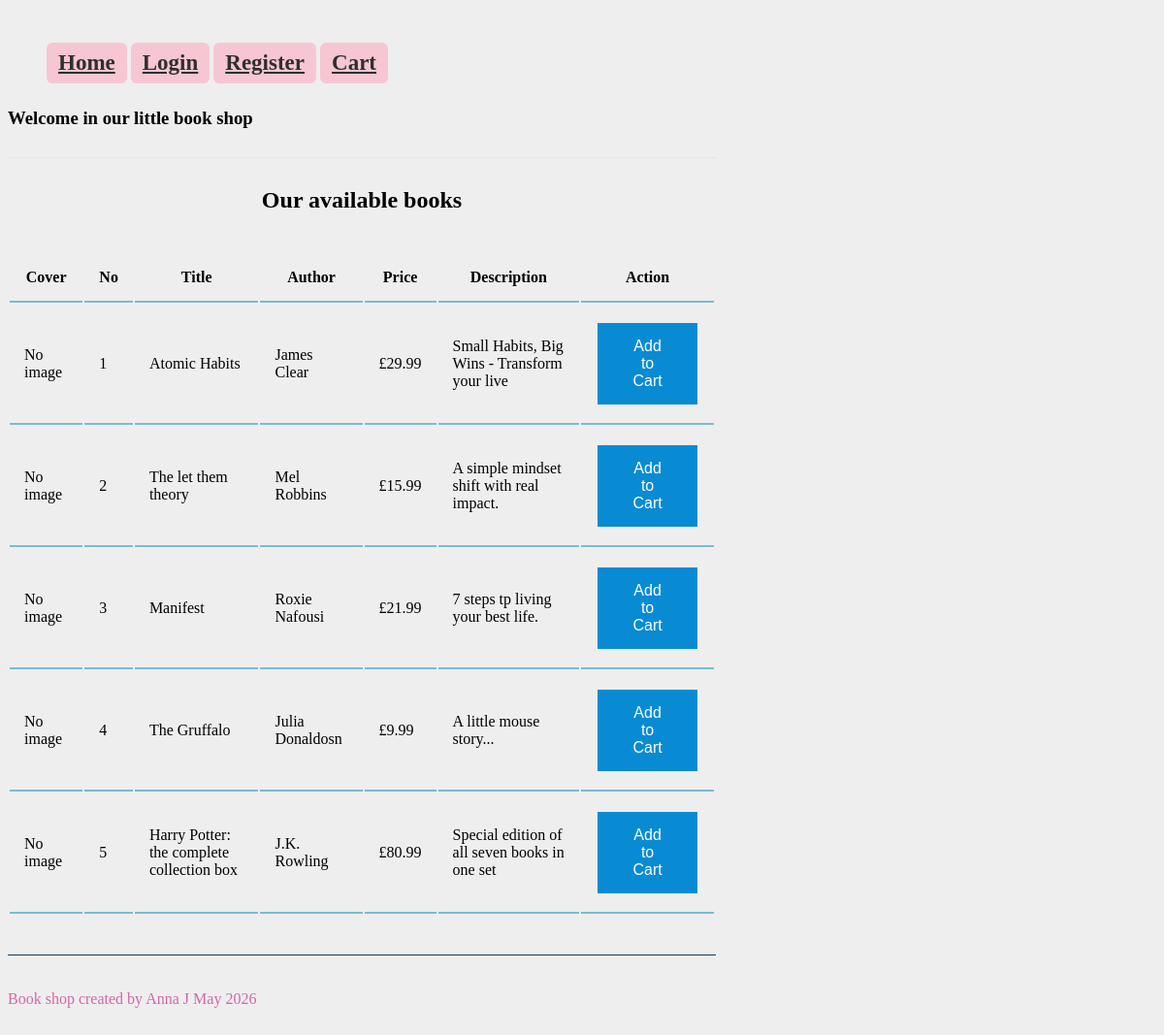
The page / on the database its author committed.
### tables this page shows
CREATE TABLE IF NOT EXISTS products (
        id          INT(11) UNSIGNED AUTO_INCREMENT PRIMARY KEY,
        title       VARCHAR(100)  NOT NULL,
        author      VARCHAR(100)  NOT NULL,
        price       DECIMAL(6,2)  NOT NULL,
        description TEXT,
        image       VARCHAR(255)  DEFAULT NULL,
        date        TIMESTAMP     DEFAULT CURRENT_TIMESTAMP
    );

### common.php (called while the page is built)
<?php
function escape($data) {
    $data = htmlspecialchars($data, ENT_QUOTES | ENT_SUBSTITUTE, "UTF-8");
    $data = trim($data);
    $data = stripslashes($data);
    return ($data);
};
?>

### public/index.php (the view, shortened to what this page needs)
<?php
    try {
        require "../common.php";
        require_once '../src/DBconnect.php';
        $sql = "SELECT * FROM products";
        $statement = $connection->prepare($sql);
        $statement->execute();
        $result = $statement->fetchAll();
    } catch(PDOException $error) {
        echo $sql . "<br>" . $error->getMessage();
    }
    ?>
    <?php require_once '../template/header_login.php'; ?>
    </head>
    <body>
    <div class="container">
      <div class="header clearfix">
        <nav>
          <ul>
            <li><a href="index.php">Home</a></li>
            <li><a href="login.php">Login</a></li>
            <li><a href="register.php">Register</a></li>
            <li><a href="cart.php">Cart</a></li>
          </ul>
        </nav>
        <h3 class="text-muted">Welcome in our little book shop</h3>
      </div>
      <div class="mainarea">
        <h2>Our available books</h2>
      </div>
      <div class="row marketing">
        <?php if (isset($result) && count($result) > 0) { ?>
        <table>
          <thead>
            <tr>
              <th>Cover</th>
              <th>No</th><th>Title</th><th>Author</th>
              <th>Price</th><th>Description</th><th>Action</th>
            </tr>
          </thead>
          <tbody>
          <?php foreach ($result as $row) { ?>
            <tr>
               <td>
          <?php if (!empty($row['image'])) { ?>
              <img src="uploads/<?php echo escape($row['image']); ?>" width="60">
          <?php } else { ?>
              No image
          <?php } ?>
      </td>
              <td><?php echo escape($row['id']); ?></td>
              <td><?php echo escape($row['title']); ?></td>
              <td><?php echo escape($row['author']); ?></td>
              <td>&pound;<?php echo escape($row['price']); ?></td>
              <td><?php echo escape($row['description']); ?></td>
              <td>
                <form method="post" enctype="multipart/form-data">
                  <button name="add_to_cart" class="button" type="submit">
                    Add to Cart</button>
                </form>
              </td>
            </tr>
          <?php } ?>
          </tbody>
        </table>
        <?php } else { ?>
          <p>No products found.</p>
        <?php } ?>
      </div>
    <?php require_once '../template/footer.php'; ?>

### template/header_login.php (shortened to what this page needs)
<!DOCTYPE html>
<html>
<head>
    <link rel="stylesheet" type="text/css" href="../css/signin.css">
    <link rel="stylesheet" type="text/css" href="../css/stylesheet.css">

### template/footer.php
<footer class="footer">
      <p>Book shop created by Anna J May 2026</p>
  </footer>
  </div>
  </body>
  </html>

### css/signin.css (style rules this page uses)
body { padding-top: 40px; padding-bottom: 40px; background-color: #eee; }
.button { background-color: #088BD3; border: none; color: white; padding: 15px 32px; text-align: center; text-decoration: none; display: inline-block; font-size: 16px; margin: 4px 2px; cursor: pointer; }

### css/stylesheet.css (style rules this page uses)
body { padding-top: 20px; padding-bottom: 20px; }
.header, .marketing, .footer { padding-right: 15px; padding-left: 15px; background-color: #eee; }
.header { padding-bottom: 20px; border-bottom: 1px solid #e5e5e5; }
.header h3 { margin-top: 0; margin-bottom: 0; line-height: 40px; }
.footer { padding-top: 20px; color: #d068a5; border-top: 1px solid #153752; }
@media (min-width: 768px) { .container { max-width: 730px; } }
.mainarea { text-align: center; border-bottom: 1px solid #e5e5e5; }
.marketing { margin: 40px 0; }
@media screen and (min-width: 768px) { .header, .marketing, .footer { padding-right: 0; padding-left: 0; } }
@media screen and (min-width: 768px) { .header { margin-bottom: 30px; } }
@media screen and (min-width: 768px) { .mainarea { border-bottom: 0; } }
ul li a { display: inline-block; padding: 8px 12px; background: #f7c6d3; color: #2f2f2f; border-radius: 6px; font-weight: 600; }
li { display: inline; background-color: #8bb1c6; color: white; font-size: 23px; }
td, th { padding: 15px; border-bottom: 2px solid #7abbd1; }

### rows shown on the page
products: shows "No image", id "1", title "Atomic Habits", author "James Clear", price "29.99", description "Small Habits, Big Wins - Transform your live"
products: shows "No image", id "2", title "The let them theory", author "Mel Robbins", price "15.99", description "A simple mindset shift with real impact."
products: shows "No image", id "3", title "Manifest", author "Roxie Nafousi", price "21.99", description "7 steps tp living your best life."
products: shows "No image", id "4", title "The Gruffalo", author "Julia Donaldosn", price "9.99", description "A little mouse story..."
products: shows "No image", id "5", title "Harry Potter: the complete collection box", author "J.K. Rowling", price "80.99", description "Special edition of all seven books in one set"
